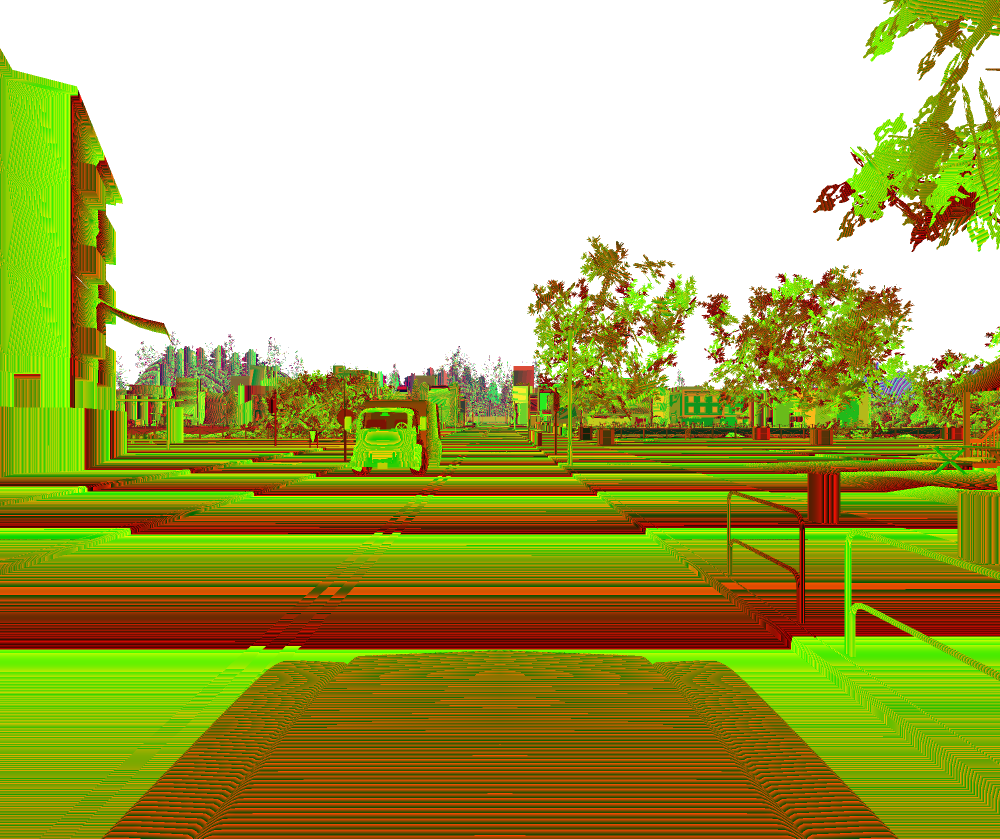
#> input picture depth_to_lidar/example_images/head/image_00034.png, 2000 x 1677 px (shown at 1/2 size)
$ python main.py   (older library calls are emulated)
#> lines starting #> are read from the running program, lines starting #| are printed output that depends on the picture
### depth_to_lidar/python/depth_to_point_cloud.py
import numpy as np
from scipy import misc
from interpolate_2D import interpolate_2D

# [6 lines left out: function rotate_z, not called in this run]

def depth_to_point_cloud(imgHead, imgTail, imgLeft, imgRight, far, interpolate=False, threshold=1.0):
    """Returns a point cloud calculated from four depth map."""
    # Read depth images and decode them
    head = decode_depthmap(imgHead, far)
    tail = decode_depthmap(imgTail, far)
    left = decode_depthmap(imgLeft, far)
    right = decode_depthmap(imgRight, far)

    # Get list of lidar ray angles and the coordinates in the image they intersect
    [coords, angles] = get_relevant_coordinates()
    x_coords, y_coords = coords[:,0], coords[:,1]

    n_points = len(x_coords)

    # Interpolate or get raw pixel values
    if interpolate:
        vHead = interpolate_2D(head, x_coords, y_coords, threshold)
        vTail = interpolate_2D(tail, x_coords, y_coords, threshold)
        vLeft = interpolate_2D(left, x_coords, y_coords, threshold)
        vRight = interpolate_2D(right, x_coords, y_coords, threshold)
    else:
        vHead = get_pixel_values(head, x_coords, y_coords)
        vTail = get_pixel_values(tail, x_coords, y_coords)
        vLeft = get_pixel_values(left, x_coords, y_coords)
        vRight = get_pixel_values(right, x_coords, y_coords)

    # Calculate 3D coordinates from ray angles and depth values
    cHead = get_coordinates(vHead,angles)
    cTail = get_coordinates(vTail,angles)
    cLeft = get_coordinates(vLeft,angles)
    cRight = get_coordinates(vRight,angles)

    # Rotate points according to the camera directions
    cTail = rotate_z(cTail,180)
    cLeft = rotate_z(cLeft,-90)
    cRight = rotate_z(cRight,90)

    # Concatenate points from all cameras and save as image
    pointCloud = np.concatenate((cHead,cTail,cLeft,cRight),0)
    return pointCloud

# [11 lines left out: function get_pixel_values, not called in this run]

def get_relevant_coordinates():
    """Returns a numpy ndarray specifying the pixel a lidar ray hits when shot
    through the near plane."""
    coords_and_angles = np.genfromtxt('coords_and_angles.csv', delimiter=',')
    return np.hsplit(coords_and_angles,2)

def decode_depthmap(depth_map, far_plane_distance):
    """Decode CARLA-encoded depth values into meters."""
    depth_map = depth_map[:,:,0] + 256*depth_map[:,:,1] + (256*256)*depth_map[:,:,2];
    depth_map = depth_map / (256*256*256-1);
    depth_map = depth_map * far_plane_distance;
    return depth_map

# [25 lines left out: functions spherical_to_cartesian, get_coordinates, not called in this run]

# [2 lines that do not run on import are left out]

### depth_to_lidar/python/main.py
import numpy as np
from scipy import misc
from depth_to_point_cloud import depth_to_point_cloud
from point_cloud_to_image import trim_to_roi
from PIL import Image

roi = 60        # Region of interest side length, in meters.
cells = 600     # Number of cells on a side in the output image
far = 1000      # Far plane distance

# Read depth maps
head = misc.imread('../example_images/head/image_00034.png')
#> head is the input picture: shape (1677, 2000, 3); mean R, G, B 171.7, 170.9, 91.8
tail = misc.imread('../example_images/tail/image_00034.png')
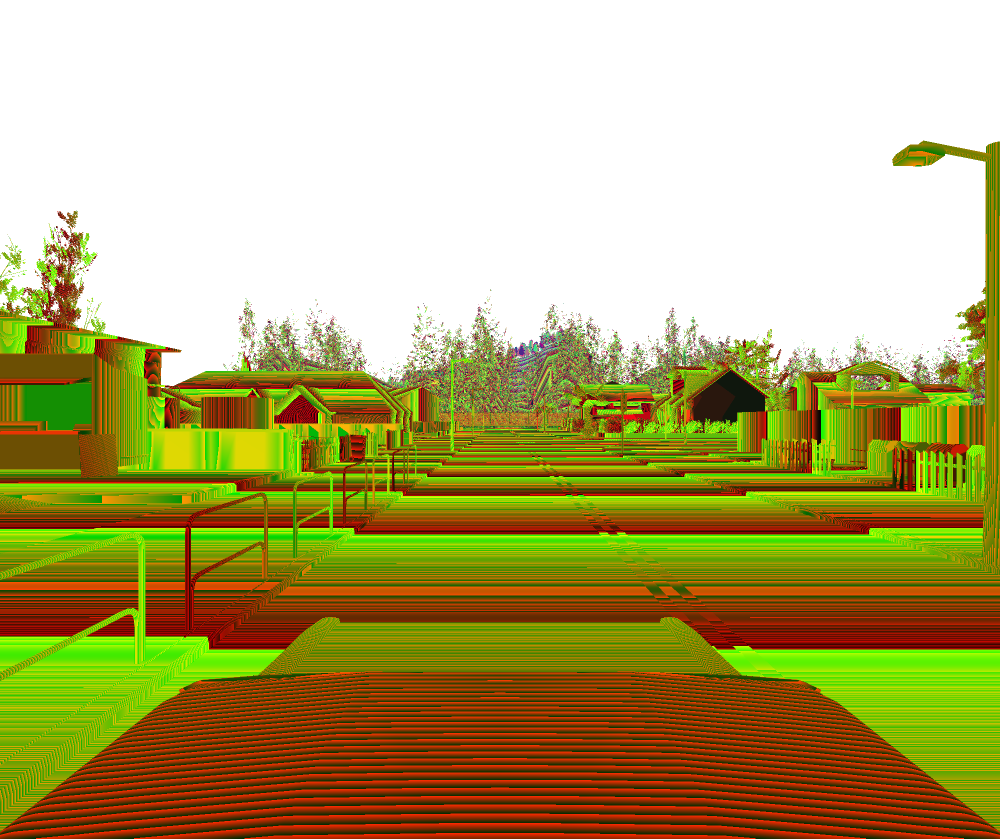
#> input picture depth_to_lidar/example_images/tail/image_00034.png, 2000 x 1677 px (shown at 1/2 size)
#> tail is the input picture: shape (1677, 2000, 3); mean R, G, B 178.9, 167.8, 106.8
left = misc.imread('../example_images/left/image_00034.png')
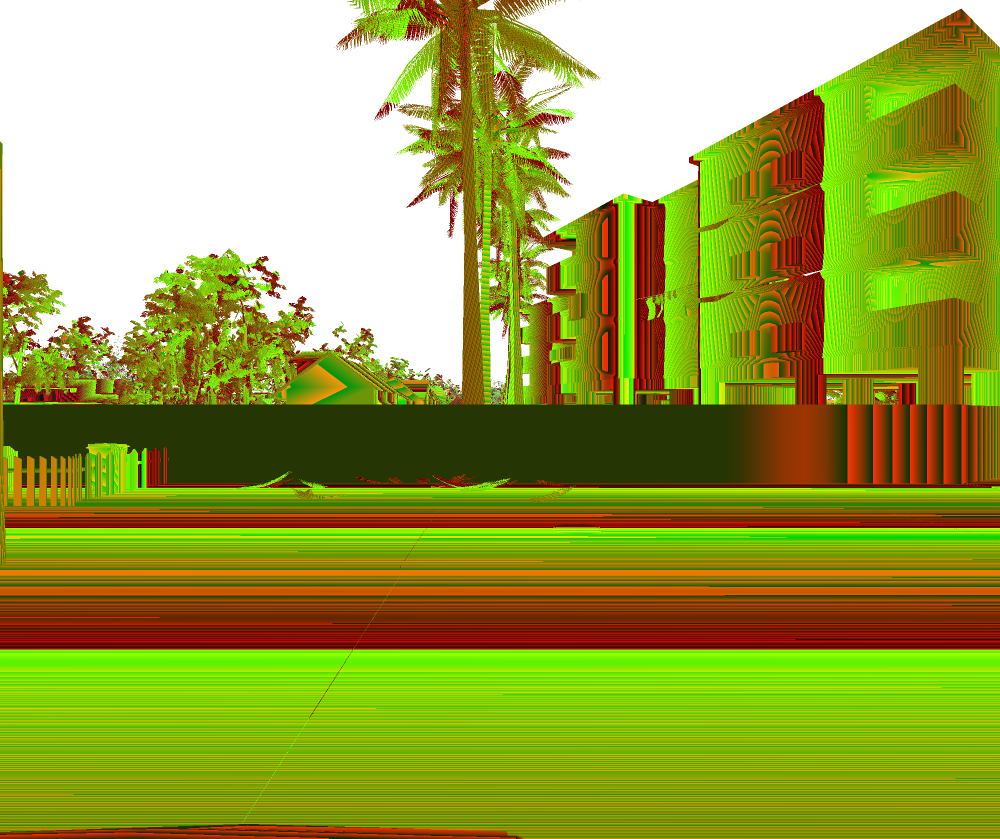
#> input picture depth_to_lidar/example_images/left/image_00034.png, 2000 x 1677 px (shown at 1/2 size)
#> left is the input picture: shape (1677, 2000, 3); mean R, G, B 152.5, 159.3, 61.7
right = misc.imread('../example_images/right/image_00034.png')
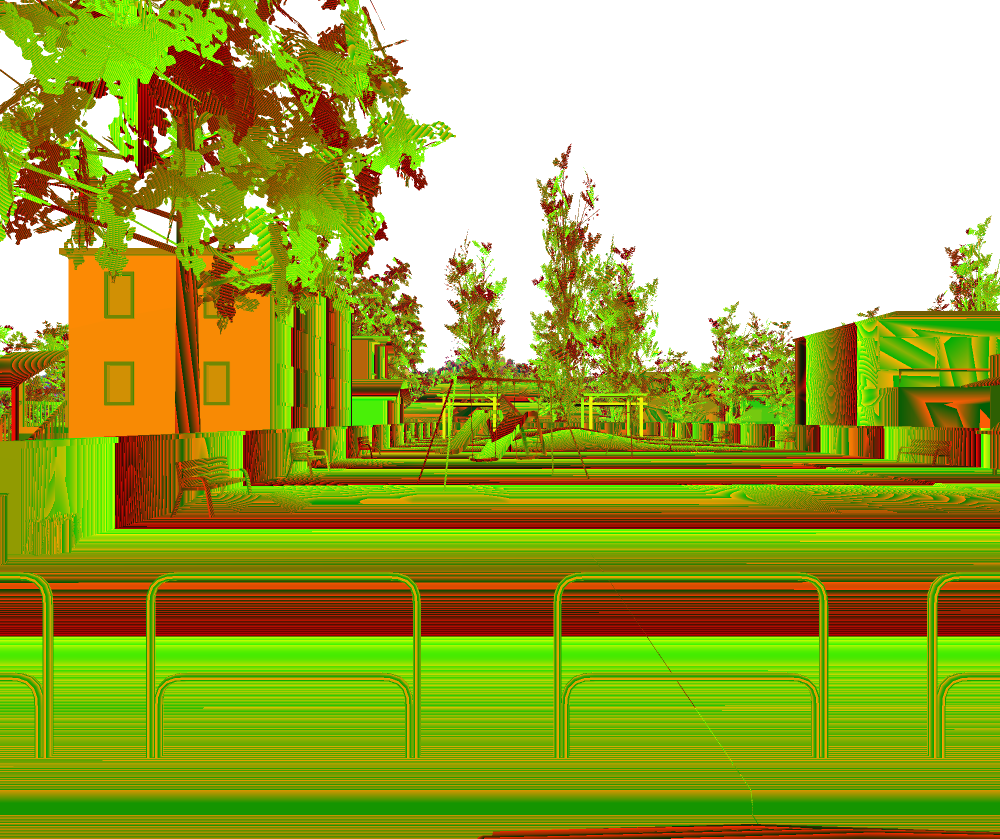
#> input picture depth_to_lidar/example_images/right/image_00034.png, 2000 x 1677 px (shown at 1/2 size)
#> right is the input picture: shape (1677, 2000, 3); mean R, G, B 160.8, 168.2, 65.7

# Convert depth maps to 3D point cloud
point_cloud = depth_to_point_cloud(head, tail, left, right, far, interpolate=True, threshold=1.0)
#> call 3 of decode_depthmap, with far_plane_distance = 1000
#> in decode_depthmap (call 3), `depth_map = depth_map[:,:,0] + 256*depth_map[:,:,1] + (256*256)*depth_..`:
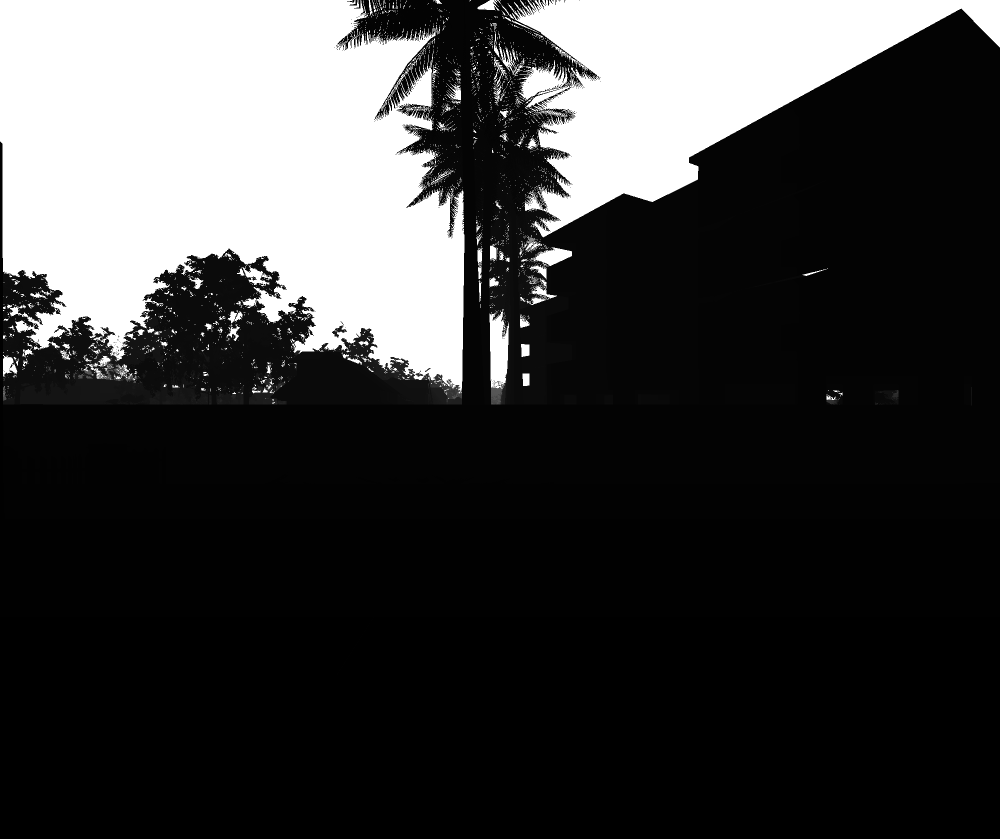
#> depth_map: shape (1677, 2000) uint32 (shown at 1/2 size); min 10799, max 16777215, mean 4085377.4; drawn with min black and max white
#> call 4 of decode_depthmap, with far_plane_distance = 1000
#> in decode_depthmap (call 4), `depth_map = depth_map[:,:,0] + 256*depth_map[:,:,1] + (256*256)*depth_..`:
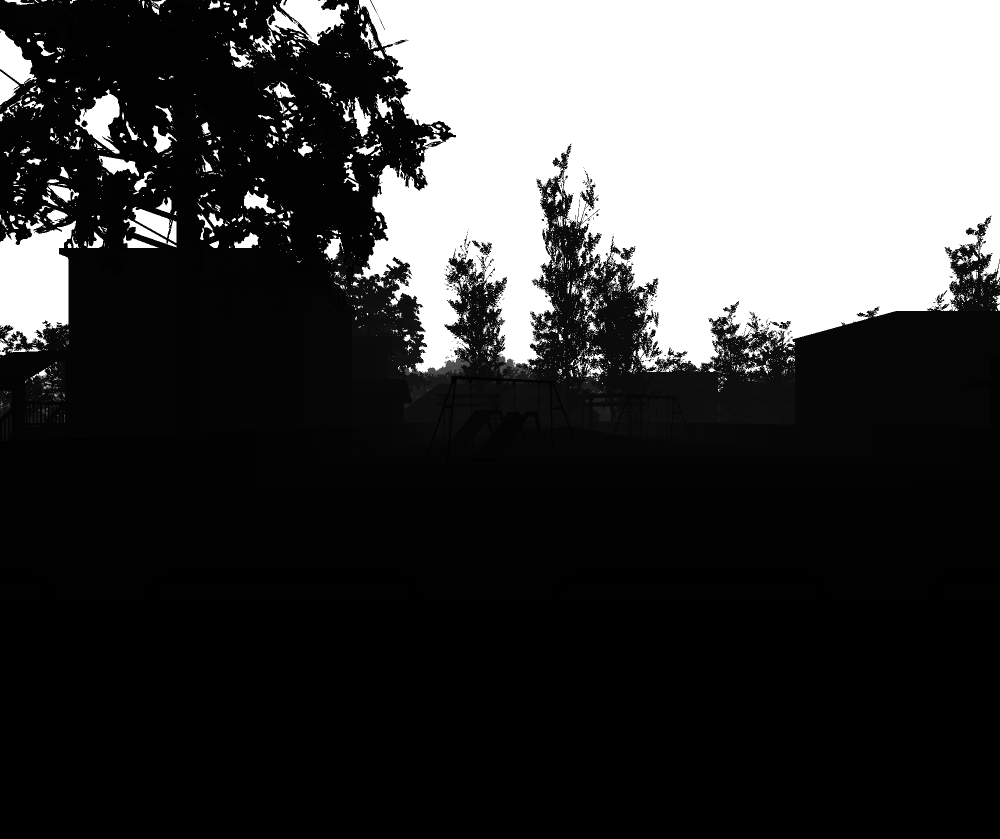
#> depth_map: shape (1677, 2000) uint32 (shown at 1/2 size); min 10799, max 16777215, mean 4349874.5; drawn with min black and max white
#> (the run stopped early here; a loop or call above may not have finished)
